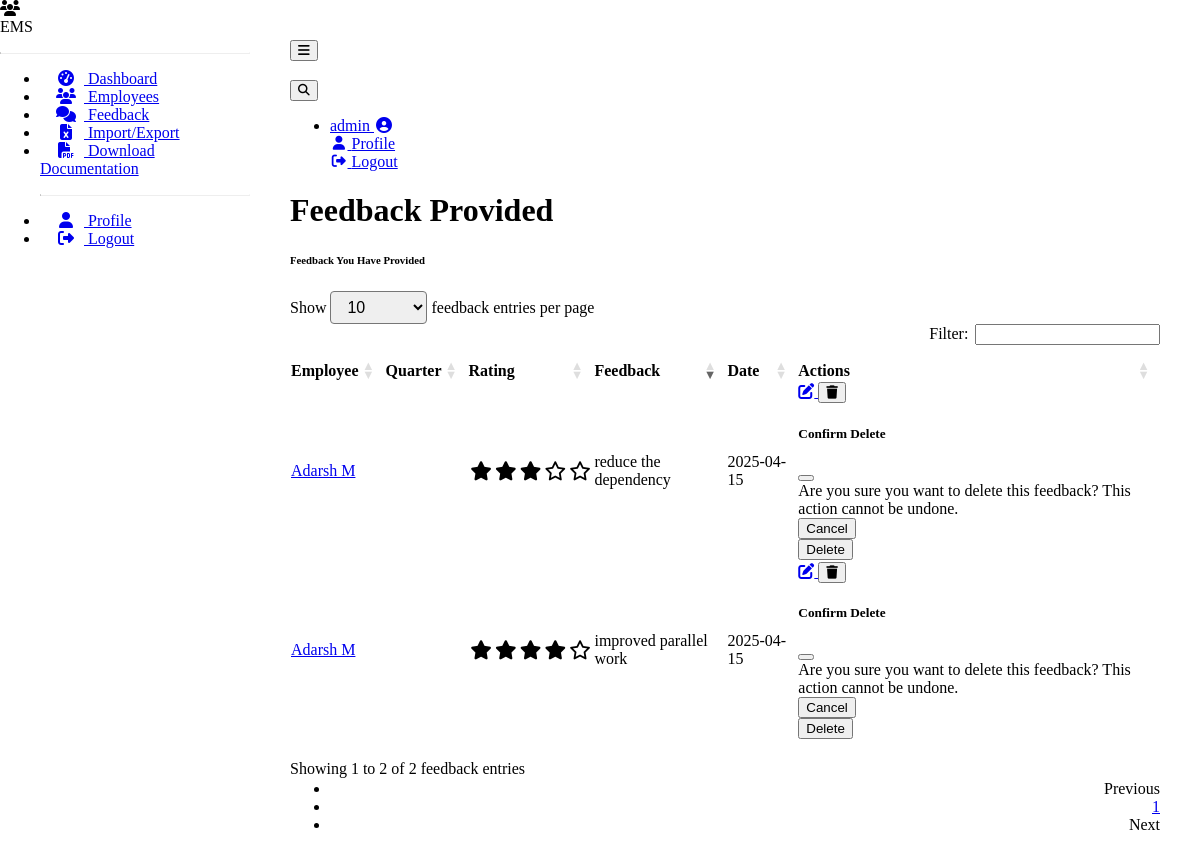
The app's page /feedback/ (signed in) with its own data.
### models.py (models this page shows, shortened)
class User(UserMixin, db.Model):
    __tablename__ = 'users'
    id = db.Column(db.Integer, primary_key=True)
    username = db.Column(db.String(64), unique=True, nullable=False)
    email = db.Column(db.String(120), unique=True, nullable=False)
    password_hash = db.Column(db.String(256), nullable=False)
    is_manager = db.Column(db.Boolean, default=False)
    employees_managed = db.relationship('Employee', backref='manager_user', lazy='dynamic',
                                        foreign_keys='Employee.manager_id')

class Feedback(db.Model):
    __tablename__ = 'feedback'
    id = db.Column(db.Integer, primary_key=True)
    employee_id = db.Column(db.Integer, db.ForeignKey('employees.id'), nullable=False)
    provided_by_id = db.Column(db.Integer, db.ForeignKey('users.id'), nullable=False)
    provided_by = db.relationship('User', foreign_keys=[provided_by_id])
    rating = db.Column(db.Integer, nullable=False)  # e.g., 1-5 rating scale
    feedback_text = db.Column(db.Text, nullable=False)
    feedback_date = db.Column(db.DateTime, default=datetime.utcnow)
    month = db.Column(db.String(7), nullable=False)  # e.g., "2023-01"

class Employee(db.Model):
    __tablename__ = 'employees'
    id = db.Column(db.Integer, primary_key=True)
    full_name = db.Column(db.String(100), nullable=False)
    joining_date = db.Column(db.Date, nullable=False)
    benzyl = db.Column(db.String(50), unique=True, nullable=False)  # Employee ID or username
    role = db.Column(db.String(100), nullable=False)
    skill = db.Column(db.String(100), nullable=False)
    team = db.Column(db.String(100), nullable=False)
    grade = db.Column(db.String(20), nullable=False)
    designation = db.Column(db.String(100), nullable=False)
    location = db.Column(db.String(100), nullable=False)
    user_id = db.Column(db.Integer, db.ForeignKey('users.id'), nullable=True)
    user = db.relationship('User', foreign_keys=[user_id])
    manager_id = db.Column(db.Integer, db.ForeignKey('users.id'), nullable=True)
    feedback_received = db.relationship('Feedback', backref='employee', lazy='dynamic',
                                        foreign_keys='Feedback.employee_id')

### feedback.py (the view, shortened to what this page needs)
@feedback_bp.route('/')
@login_required
def feedback_list():
    if current_user.is_manager:
        feedback = Feedback.query.filter_by(provided_by_id=current_user.id)\
            .order_by(Feedback.feedback_date.desc()).all()
        context = {
            'feedback': feedback,
            'is_manager': True,
            'view_type': 'provided'
        }
    return render_template('feedback_list.html', **context)

### app.py (called while the page is built)
@login_manager.user_loader
def load_user(user_id):
    from models import User  # Import here to avoid circular imports
    return User.query.get(int(user_id))

### templates/feedback_list.html (shortened to what this page needs)
{% extends "base.html" %}
{% block content %}
<div class="container-fluid">
    <div class="d-flex justify-content-between align-items-center mb-4">
        <h1 class="h3 text-gray-800">
            {% if view_type == 'provided' %}
            Feedback Provided
            {% elif view_type == 'received' %}
            Feedback Received
            {% elif view_type == 'for_employee' %}
            Feedback for {{ employee.full_name }}
            {% endif %}
        </h1>
    </div>
    <div class="card shadow mb-4">
        <div class="card-header py-3">
            <h6 class="m-0 font-weight-bold text-primary">
                {% if view_type == 'provided' %}
                Feedback You Have Provided
                {% elif view_type == 'received' %}
                Feedback You Have Received
                {% elif view_type == 'for_employee' %}
                All Feedback for {{ employee.full_name }}
                {% endif %}
            </h6>
        </div>
        <div class="card-body">
            {% if feedback %}
            <div class="table-responsive">
                <table class="table table-bordered" id="feedbackTable" width="100%" cellspacing="0">
                    <thead>
                        <tr>
                            {% if view_type != 'for_employee' %}
                            <th>Employee</th>
                            {% endif %}
                            <th>Quarter</th>
                            <th>Rating</th>
                            <th>Feedback</th>
                            <th>Date</th>
                            {% if is_manager and view_type != 'received' %}
                            <th>Actions</th>
                            {% endif %}
                        </tr>
                    </thead>
                    <tbody>
                        {% for fb in feedback %}
                        <tr>
                            {% if view_type != 'for_employee' %}
                            <td>
                                <a href="{{ url_for('employee.employee_detail', employee_id=fb.employee.id) }}">
                                    {{ fb.employee.full_name }}
                                </a>
                            </td>
                            {% endif %}
                            <td>{{ fb.quarter }}</td>
                            <td>
                                <div class="feedback-rating">
                                    {% for i in range(fb.rating) %}
                                    <i class="fas fa-star feedback-star"></i>
                                    {% endfor %}
                                    {% for i in range(5 - fb.rating) %}
                                    <i class="far fa-star feedback-star"></i>
                                    {% endfor %}
                                </div>
                            </td>
                            <td>{{ fb.feedback_text }}</td>
                            <td>{{ fb.feedback_date.strftime('%Y-%m-%d') }}</td>
                            {% if is_manager and view_type != 'received' and fb.provided_by_id == current_user.id %}
                            <td>
                                <div class="btn-group" role="group">
                                    <a href="{{ url_for('feedback.edit_feedback', feedback_id=fb.id) }}"
                                       class="btn btn-warning btn-sm" data-bs-toggle="tooltip" title="Edit Feedback">
                                        <i class="fas fa-edit"></i>
                                    </a>
                                    <button type="button" class="btn btn-danger btn-sm confirm-delete"
                                            data-bs-toggle="modal" data-bs-target="#deleteFeedbackModal{{ fb.id }}"
                                            title="Delete Feedback">
                                        <i class="fas fa-trash"></i>
                                    </button>
                                    <div class="modal fade" id="deleteFeedbackModal{{ fb.id }}" tabindex="-1"
                                         aria-labelledby="deleteFeedbackModalLabel" aria-hidden="true">
                                        <div class="modal-dialog">
                                            <div class="modal-content">
                                                <div class="modal-header">
                                                    <h5 class="modal-title" id="deleteFeedbackModalLabel">
                                                        Confirm Delete
                                                    </h5>
                                                    <button type="button" class="btn-close" data-bs-dismiss="modal"
                                                            aria-label="Close"></button>
                                                </div>
                                                <div class="modal-body">
                                                    Are you sure you want to delete this feedback?
                                                    This action cannot be undone.
                                                </div>
                                                <div class="modal-footer">
                                                    <button type="button" class="btn btn-secondary"
                                                            data-bs-dismiss="modal">Cancel</button>
                                                    <form action="{{ url_for('feedback.delete_feedback', feedback_id=fb.id) }}"
                                                          method="POST">
                                                        <button type="submit" class="btn btn-danger">Delete</button>
                                                    </form>
                                                </div>
                                            </div>
                                        </div>
                                    </div>
                                </div>
                            </td>
                            {% elif is_manager and view_type != 'received' %}
                            <td>-</td>
                            {% endif %}
                        </tr>
                        {% endfor %}
                    </tbody>
                </table>
            </div>
            {% endif %}
        </div>
    </div>
</div>
{% endblock %}

### templates/base.html (shortened to what this page needs)
<!DOCTYPE html>
<html lang="en" data-bs-theme="dark">
<head>
    <link rel="stylesheet" href="https://cdn.replit.com/agent/bootstrap-agent-dark-theme.min.css">
    <link rel="stylesheet" href="https://cdnjs.cloudflare.com/ajax/libs/font-awesome/6.4.0/css/all.min.css">
    <link rel="stylesheet" href="https://cdn.datatables.net/1.13.4/css/dataTables.bootstrap5.min.css">
    <link rel="stylesheet" href="https://cdn.datatables.net/buttons/2.3.6/css/buttons.bootstrap5.min.css">
    <link rel="stylesheet" href="{{ url_for('static', filename='css/custom.css') }}">
</head>
<body>
    {% if current_user.is_authenticated %}
    <div class="sidebar bg-dark">
        <div class="sidebar-brand d-flex align-items-center justify-content-center p-3">
            <div class="sidebar-brand-icon">
                <i class="fas fa-users"></i>
            </div>
            <div class="sidebar-brand-text mx-3">EMS</div>
        </div>
        <hr class="sidebar-divider">
        <ul class="nav flex-column">
            <li class="nav-item">
                <a class="nav-link {% if request.endpoint and request.endpoint == 'employee.dashboard' %}active{% endif %}"
                   href="{{ url_for('employee.dashboard') }}">
                    <i class="fas fa-fw fa-tachometer-alt"></i>
                    <span>Dashboard</span>
                </a>
            </li>
            <li class="nav-item">
                <a class="nav-link {% if request.endpoint and 'employee_list' in request.endpoint %}active{% endif %}"
                   href="{{ url_for('employee.employee_list') }}">
                    <i class="fas fa-fw fa-users"></i>
                    <span>Employees</span>
                </a>
            </li>
            <li class="nav-item">
                <a class="nav-link {% if request.endpoint and 'feedback' in request.endpoint %}active{% endif %}"
                   href="{{ url_for('feedback.feedback_list') }}">
                    <i class="fas fa-fw fa-comments"></i>
                    <span>Feedback</span>
                </a>
            </li>
            {% if current_user.is_manager %}
            <li class="nav-item">
                <a class="nav-link {% if request.endpoint and 'import_export' in request.endpoint %}active{% endif %}"
                   href="{{ url_for('employee.import_export') }}">
                    <i class="fas fa-fw fa-file-excel"></i>
                    <span>Import/Export</span>
                </a>
            </li>
            <li class="nav-item">
                <a class="nav-link" href="{{ url_for('docs.generate_and_download_docs') }}">
                    <i class="fas fa-fw fa-file-pdf"></i>
                    <span>Download Documentation</span>
                </a>
            </li>
            {% endif %}
            <hr class="sidebar-divider">
            <li class="nav-item">
                <a class="nav-link" href="{{ url_for('auth.profile') }}">
                    <i class="fas fa-fw fa-user"></i>
                    <span>Profile</span>
                </a>
            </li>
            <li class="nav-item">
                <a class="nav-link" href="{{ url_for('auth.logout') }}">
                    <i class="fas fa-fw fa-sign-out-alt"></i>
                    <span>Logout</span>
                </a>
            </li>
        </ul>
    </div>
    {% endif %}
    <div class="content-wrapper {% if not current_user.is_authenticated %}ml-0{% endif %}">
        {% if current_user.is_authenticated %}
        <nav class="navbar navbar-expand navbar-dark bg-dark mb-4">
            <button id="sidebarToggle" class="btn btn-link d-md-none rounded-circle mr-3">
                <i class="fa fa-bars"></i>
            </button>
            <div class="d-md-inline-block ms-auto form-inline mr-0 navbar-search">
                <div class="input-group">
                    <input type="text" id="searchInput" class="form-control bg-light border small"
                           placeholder="Search..." aria-label="Search">
                    <div class="input-group-append">
                        <button class="btn btn-primary" type="button">
                        </button>
                    </div>
                </div>
            </div>
            <ul class="navbar-nav ml-auto ml-md-0">
                <li class="nav-item dropdown no-arrow">
                    <a class="nav-link dropdown-toggle" href="#" id="userDropdown" role="button"
                       data-bs-toggle="dropdown" aria-haspopup="true" aria-expanded="false">
                        <span class="mr-2 d-none d-lg-inline text-gray-600 small">{{ current_user.username }}</span>
                        <i class="fas fa-user-circle fa-fw"></i>
                    </a>
                    <div class="dropdown-menu dropdown-menu-right shadow animated--grow-in"
                         aria-labelledby="userDropdown">
                        <a class="dropdown-item" href="{{ url_for('auth.profile') }}">
                            <i class="fas fa-user fa-sm fa-fw mr-2 text-gray-400"></i>
                            Profile
                        </a>
                        <a class="dropdown-item" href="{{ url_for('auth.logout') }}">
                            <i class="fas fa-sign-out-alt fa-sm fa-fw mr-2 text-gray-400"></i>
                            Logout
                        </a>
                    </div>
                </li>
            </ul>
        </nav>
        {% endif %}
        <div class="container-fluid">
            {% block content %}{% endblock %}
        </div>
    </div>
</body>
</html>

### static/css/custom.css (style rules this page uses)
:root { --sidebar-width: 250px; }
.sidebar { width: var(--sidebar-width); height: 100vh; position: fixed; left: 0; top: 0; z-index: 100; transition: all 0.3s; overflow-y: auto; }
.sidebar .nav-item .nav-link { padding: 0.75rem 1rem; width: 100%; }
.sidebar .nav-item .nav-link i { margin-right: 0.5rem; }
.sidebar-divider { margin: 1rem 0; border-top: 1px solid rgba(255, 255, 255, 0.15); }
.content-wrapper { margin-left: var(--sidebar-width); padding: 2rem; min-height: 100vh; transition: all 0.3s; }
.feedback-rating { display: inline-flex; font-size: 1.2rem; }
.feedback-star { color: var(--bs-warning); padding: 0 0.1rem; }
.navbar-search { margin-right: 1rem; }
.navbar-search .input-group { width: 300px; }
.navbar-search .form-control { border: 1px solid rgba(255, 255, 255, 0.2) !important; background-color: rgba(255, 255, 255, 0.1) !important; color: white !important; }
.navbar-search .form-control::placeholder { color: rgba(255, 255, 255, 0.6) !important; }

### records on screen
User: username "admin"
Feedback: employee.full_name "Adarsh M", rating 4 (drawn), feedback_text "improved parallel work", feedback_date "2025-04-15"
Feedback: employee.full_name "Adarsh M", rating 3 (drawn), feedback_text "reduce the dependency", feedback_date "2025-04-15"
